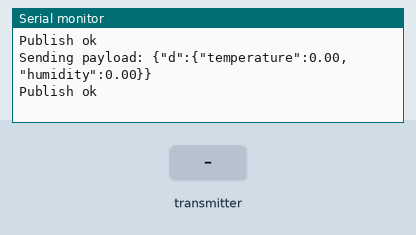
Simulated run of this sketch. Board: ESP8266 (NodeMCU). Shown: the last lines printed to the serial monitor. Inputs (shaded band) come from the test bench. WiFi joins after 1.5 s; servers stay silent unless stated; no radio packets arrive unless stated; no MQTT or app messages arrive unless stated.

Above: at 2.7 s.
2.8 s: the transmitter starts sending t = 0
At 4.5 s:
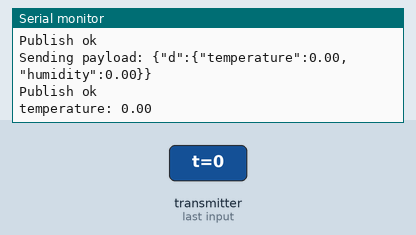
5.8 s: the transmitter starts sending t = 25
At 11.1 s:
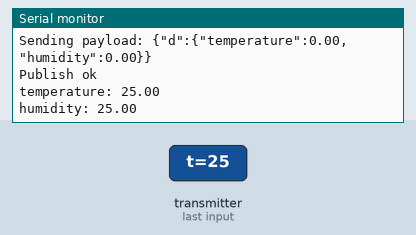

The sketch:

Receiver.ino
```cpp
#include <SPI.h>
#include <nRF24L01.h>
#include <RF24.h>
RF24 radio(D4,D8); // CE, CSN
const byte address[6] = "00001";
#include <ESP8266WiFi.h>
#include <PubSubClient.h>

//-------- Customise these values -----------
const char* ssid = "MLRITM@DGL";
const char* password = "digi@123";
#define ORG "pxft16"
#define DEVICE_TYPE "nodemcu32"
#define DEVICE_ID "kammasairam"
#define TOKEN "0123456789"
char server[] = ORG ".messaging.internetofthings.ibmcloud.com";
char pubtopic[] = "iot-2/evt/dht11/fmt/json";
char authMethod[] = "use-token-auth";
char token[] = TOKEN;
char clientId[] = "d:" ORG ":" DEVICE_TYPE ":" DEVICE_ID;
WiFiClient wifiClient;
PubSubClient client(server, 1883,wifiClient);
void setup() {
  Serial.begin(115200);
   Serial.println();
  radio.begin();
  radio.openReadingPipe(0, address);
  radio.setPALevel(RF24_PA_MIN);
  radio.startListening();
   Serial.print("Connecting to ");
 Serial.print(ssid);
 WiFi.begin(ssid, password);
 while (WiFi.status() != WL_CONNECTED) {
 delay(500);
 Serial.print(".");
 }
 Serial.println("");

 Serial.print("WiFi connected, IP address: ");
 Serial.println(WiFi.localIP());
}

void loop() {
  float t,h;
  if (radio.available()) {
    radio.read(&t, sizeof(t));
    Serial.print("temperature: ");
    Serial.println(t);
    delay(2000);
     radio.read(&h, sizeof(h));
     Serial.print("humidity: ");
    Serial.println(h);
    delay(2000);
  }
  PublishData(t,h);
delay(1000);
}

void PublishData(float t, float h){
 if (!client.connected()) {
 Serial.print("Reconnecting client to ");
 Serial.println(server);
 while (!client.connect(clientId, authMethod, token)) {
 Serial.print(".");
 delay(500);
 }
 Serial.println();
 }
  String payload = "{\"d\":{\"temperature\":";
  payload += t;
  payload+="," "\"humidity\":";
  payload += h;
  payload += "}}";
 Serial.print("Sending payload: ");
 Serial.println(payload);

 if (client.publish(pubtopic, (char*) payload.c_str()))
 {
 Serial.println("Publish ok");
 }
 else
 {
 Serial.println("Publish failed");
 }
}
```

Measured:
- after the input at 2.8 s, the serial monitor: prints a new line after 0.76 s (image 1)
- after the input at 5.8 s, the serial monitor: prints a new line after 2.8 s (image 2)
